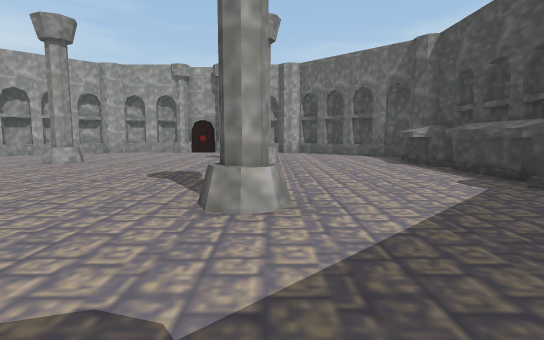
view 1 (above)

12 first-person views from a walk through a scene from a Unity 3-D project. The camera is 1.3 m above the floor, tilts 6° down and sees 80° across. The floor is counted in squares, 2 m on a side. Each view is taken from the middle of a square. On the plan, view 1 faces up. The plan holds only what a view shows up to about 10 squares ahead; the rest is blank. The player is left out.

view 2
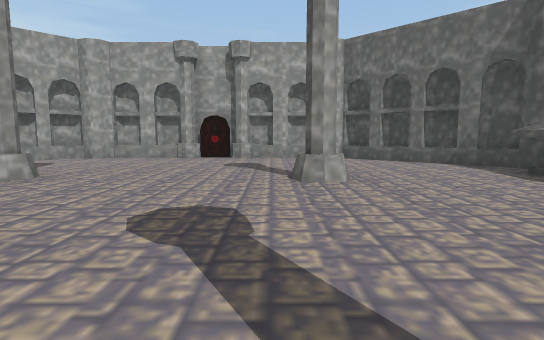

view 3
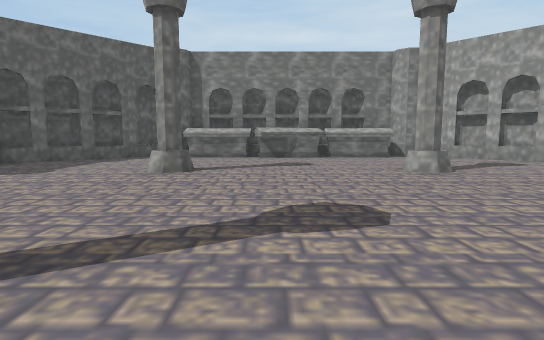

view 4
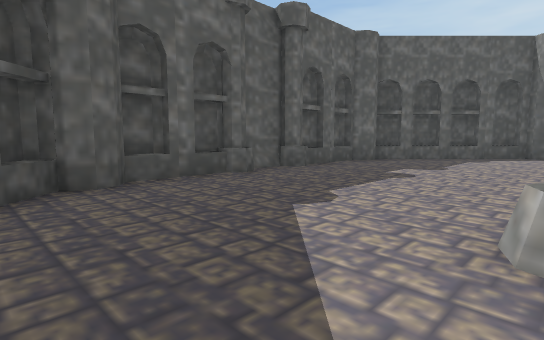

view 5
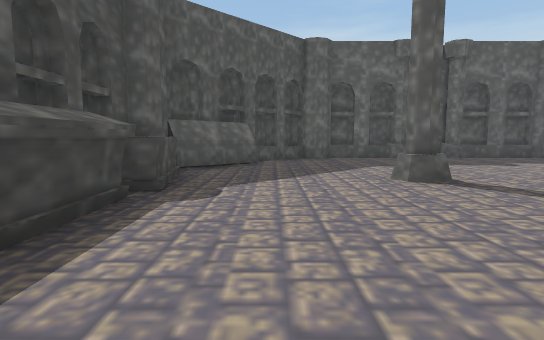

view 6
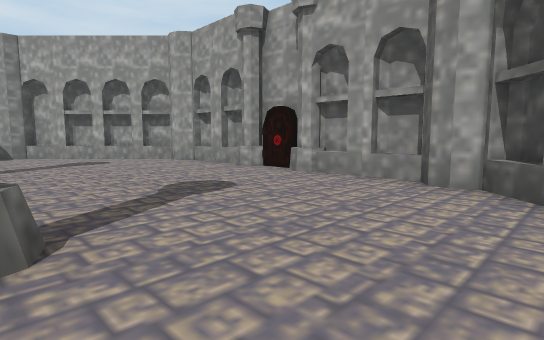

view 7
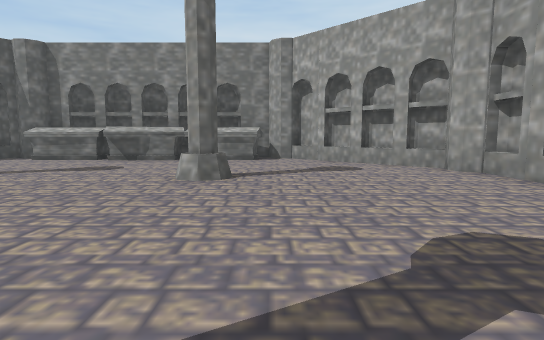

view 8
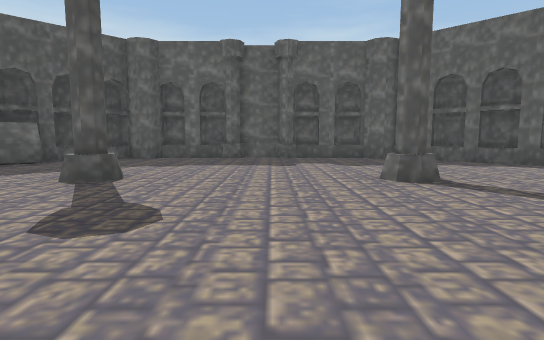

view 9
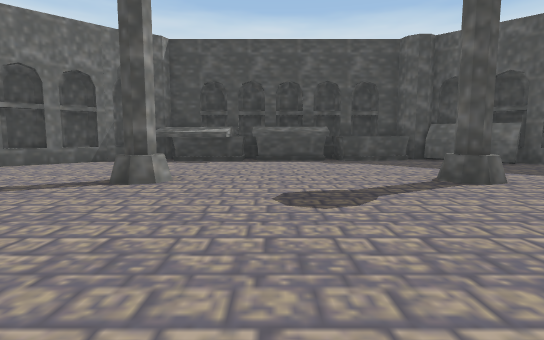

view 10
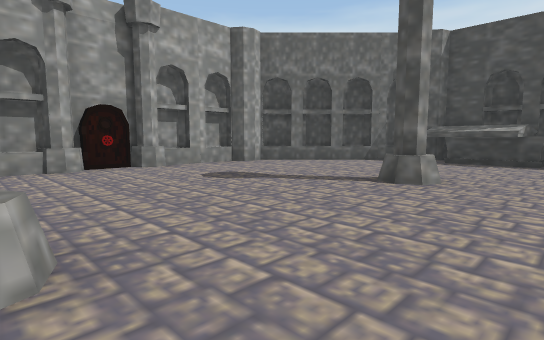

view 11
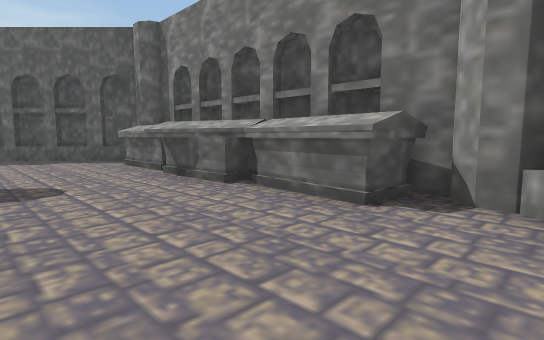

view 12
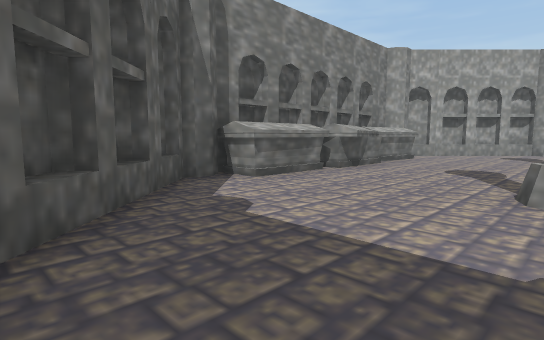

### Floor plan
Points are (right, up) in squares from view 1. A wall is a line through its corners. A room is listed if a view was taken in it or the views show most of it. See-through windows are left out.
Room 1 (views 1, 2, 3, 4, 5, 6, 7, 8, 9, 10, 11, 12)
walls: (-4.8, 7.6) (-5.4, 7.8); (-4.8, 7.6) (-5.2, 7.5); (-0.6, 7.8) (-0.3, 8.3); (-5.2, 8.2) (-4.7, 8); (-5.4, 3.2) (-5.1, 3.3) (-4.8, 3.2); (0.1, 2.8) (-0.3, 2.7); (-8.8, 6.4) (-8.8, 4.6); (3.6, 6.8) (3.6, 8.6); (3.6, 4.6) (3.6, 6.5); (-3.6, 12.8) (-5.7, 12.8) (-6, 12.4); (-3.7, 13) (-4.4, 13); (-2, 13) (-3.1, 13) (-3.3, 12.6); (4.1, 6.9) (3.1, 7.1) (3.5, 9.2); (-9.5, 9.1) (-9.8, 8.9) (-9.8, 8.4); (-9.7, 8.7) (-8.7, 8.6) (-8.9, 6.7) (-8.3, 4.7) (-8.8, 4.5) (-8.8, 2.5) (-9.7, 2.5) (-9.4, 1.9) (-9.4, 1.6); (-5, 13) (-5.6, 13); (-1, 13) (-1.6, 13); (-8.3, 11.1) (-8.7, 10.7); (-6.5, 12.5) (-9.4, 9.6); (0.7, 12.4) (0.5, 12.5) (0.2, 12.8) (-1.8, 12.8); (-7.5, 11.9) (-8, 11.4); (-9.2, 10.2) (-9.6, 9.8); (4.5, 6.4) (4.5, 7.1); (-6.8, 12.6) (-7.2, 12.2); (3.7, 2.3) (3.4, 4.2) (4.2, 4.3); (2.3, 0.4) (3.8, 1.8); (0.3, 13) (-0.5, 13); (4.2, 9) (3.9, 9.3); (4.8, 6.4) (4.8, 6.9); (-1.6, -1.7) (0.2, -1.7) (0.5, -1.3); (1.8, 12.2) (1.4, 12.6); (4.5, 3.6) (4.5, 4.5); (-9.6, 1.7) (-6.6, -1.4) (-6, -1.2) (-5.7, -1.7) (-3.6, -1.7) (-3.5, -1.6) (-3.1, -1.7); (3.4, 10.6) (2.2, 11.8); (-3.4, -1.9) (-2, -1.9); (4.1, 9.5) (1.1, 12.5) (0.6, 12.3); (4.2, 2.7) (4.1, 4); (2.4, 0.2) (4, 1.7) (4, 2.2); (-4.4, -1.9) (-3.6, -1.9); (-1.6, -1.9) (-1, -1.9); (-8.8, 0.4) (-8.3, -0.1); (-8, -0.4) (-7.5, -0.9); (4.2, 9.8) (3.7, 10.2); (-9.6, 1.2) (-9.1, 0.7); (-5.6, -1.9) (-4.9, -1.9); (-0.4, -1.9) (0.3, -1.9); (4.5, 2.4) (4.5, 3); (-7.2, -1.2) (-6.8, -1.6); (4.8, 3) (4.8, 3.6); (2.1, -0.9) (2.6, -0.4); (1, -1.6) (2.8, 0.2); (1.3, -1.7) (1.8, -1.2)
low walls: (-4.7, 8) (-4.8, 7.6); (-0.3, 8.3) (0.2, 8.1) (0, 7.5); (-5.5, 3.3) (-5, 3.5)

Where each view was taken, in squares from view 1:
view 1: 0 up, 0 right, facing up
view 2: 3 up, 1 left, facing up
view 3: 5 up, 1 right, facing left
view 4: 3 up, 2 right, facing down-left
view 5: 8 up, 2 right, facing down
view 6: 8 up, 2 right, facing up-left
view 7: 9 up, 0 right, facing left
view 8: 8 up, 3 left, facing down
view 9: 6 up, 5 left, facing right
view 10: 6 up, 5 left, facing up-right
view 11: 10 up, 6 left, facing down-left
view 12: 1 down, 5 left, facing up-left
